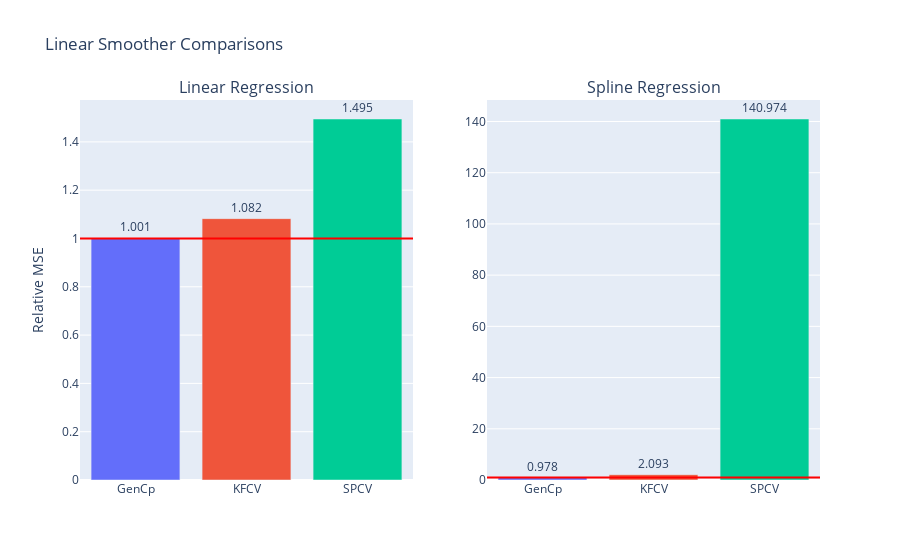

Source (notebook cell):
### Code cell
fig = gen_model_barplots(
    model_errs, 
    model_names, 
    est_names, 
    title="Linear Smoothers: Shared Structured Noise"
)
fig.show()

### Figure 1 — Plotly figure (JSON) as saved in the notebook; plotly's stock layout.template omitted (floating-point values rounded to 4 significant figures)
{"data": [{"marker": {"color": ["#636EFA", "#EF553B", "#00CC96", "#AB63FA", "#FFA15A", "#19D3F3", "#FF6692", "#B6E880", "#FF97FF", "#FECB52"]}, "text": [1.001, 1.082, 1.495], "textposition": "outside", "type": "bar", "x": ["GenCp", "KFCV", "SPCV"], "xaxis": "x", "y": [1.001, 1.082, 1.495], "yaxis": "y"}, {"marker": {"color": ["#636EFA", "#EF553B", "#00CC96", "#AB63FA", "#FFA15A", "#19D3F3", "#FF6692", "#B6E880", "#FF97FF", "#FECB52"]}, "text": [0.978, 2.093, 141.0], "textposition": "outside", "type": "bar", "x": ["GenCp", "KFCV", "SPCV"], "xaxis": "x2", "y": [0.9775, 2.093, 141.0], "yaxis": "y2"}], "layout": {"annotations": [{"font": {"size": 16}, "showarrow": false, "text": "Linear Regression", "x": 0.225, "xanchor": "center", "xref": "paper", "y": 1, "yanchor": "bottom", "yref": "paper"}, {"font": {"size": 16}, "showarrow": false, "text": "Spline Regression", "x": 0.775, "xanchor": "center", "xref": "paper", "y": 1, "yanchor": "bottom", "yref": "paper"}], "shapes": [{"line": {"color": "red"}, "type": "line", "x0": 0, "x1": 1, "xref": "x domain", "y0": 1, "y1": 1, "yref": "y"}, {"line": {"color": "red"}, "type": "line", "x0": 0, "x1": 1, "xref": "x2 domain", "y0": 1, "y1": 1, "yref": "y2"}], "showlegend": false, "title": {"text": "Linear Smoother Comparisons"}, "xaxis": {"anchor": "y", "domain": [0, 0.45]}, "xaxis2": {"anchor": "y2", "domain": [0.55, 1]}, "yaxis": {"anchor": "x", "domain": [0, 1], "title": {"text": "Relative MSE"}}, "yaxis2": {"anchor": "x2", "domain": [0, 1]}}}
